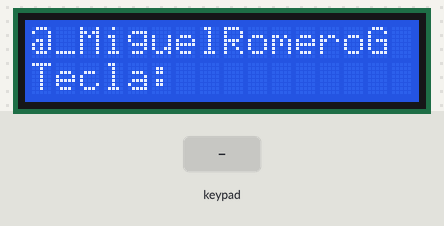
Simulated run of this sketch. Board: Arduino Uno, built with avr-gcc and run on an emulated ATmega328P. On the bench: 16×2 character LCD. Inputs (shaded band) come from the test bench.

Above: at 1.2 s.
1.3 s: keypad keys 7 6 5 4 # pressed 0.4 s apart
At 4.3 s:
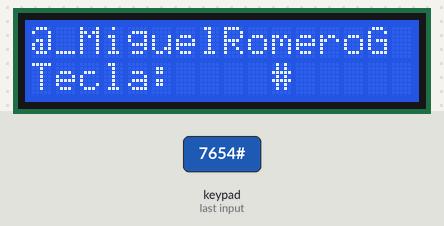
4.8 s: key 'A' pressed
At 5.8 s:
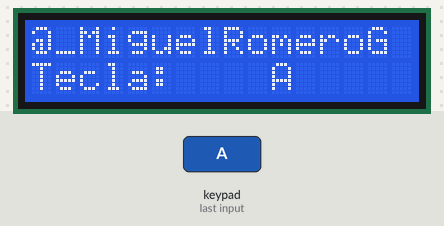
6.3 s: key 'B' pressed
At 7.5 s:
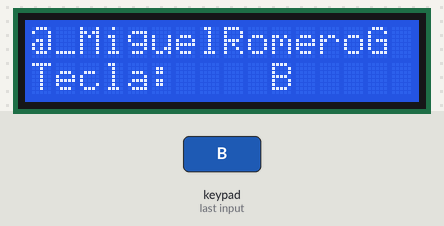
7.8 s: keypad keys 7 6 5 4 * pressed 0.4 s apart
At 10.0 s:
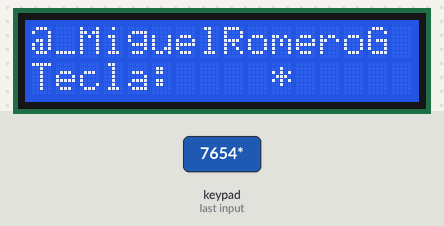
11.3 s: key 'C' pressed
At 12.6 s:
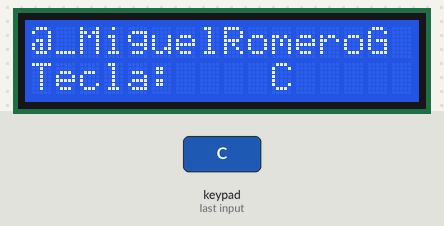
12.9 s: keypad keys 7 6 5 4 D pressed 0.4 s apart
At 13.17 s:
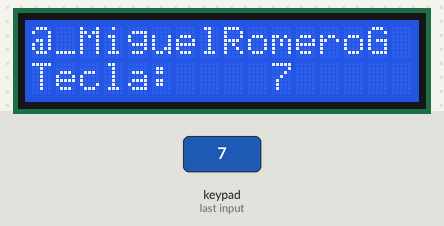
Timing chart, 0 to 15.9 s (numbered marks = the images above; inputs shaded):
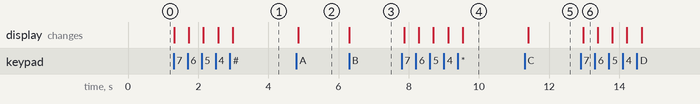

Measured:
- after the input at 1.3 s, the display: first changes at once (image 1 shows a later state)
- after the input at 4.8 s, the display: changes after 0.05 s (image 2)
- after the input at 6.3 s, the display: changes at once (image 3)
- after the input at 7.8 s, the display: first changes after 0.07 s (image 4 shows a later state)
- after the input at 11.3 s, the display: changes after 0.11 s (image 5)
- after the input at 12.9 s, the display: changes after 0.07 s (image 6)

The sketch:

teclado_4x4.ino
```cpp
#include <Keypad.h>
#include <LiquidCrystal.h>
LiquidCrystal lcd(8, 9, 10, 11, 12, 13);

const byte Filas = 4;          //KeyPad de 4 filas
const byte Cols = 4;           //y 4 columnas
char letra;
byte Pins_Filas[] = {7, 6, 5, 4};     //Pines Arduino para las filas.
byte Pins_Cols[] = { 3, 2, 1, 0};     // Pines Arduino para las columnas.

     char Teclas [ Filas ][ Cols ] =
          {
              {'1','2','3','A'},
              {'4','5','6','B'},
              {'7','8','9','C'},
              {'*','0','#','D'}
          };
     Keypad Teclado1 = Keypad(makeKeymap(Teclas), Pins_Filas, Pins_Cols, Filas, Cols);


void setup()
        {

           lcd.begin(16, 2);
        }

     void loop()
        {       char pulsacion = Teclado1.getKey() ;
                if (pulsacion != 0)  {
                  letra = pulsacion;

                    lcd.setCursor(0,0);
                    lcd.print("@_MiguelRomeroG");
                    lcd.setCursor(0,1);
                    lcd.print("Tecla: ");
                    lcd.setCursor(10,1);
                    lcd.print(pulsacion);
                    delay(100);
                    lcd.clear();

        }
        else {

                    lcd.setCursor(0,0);
                    lcd.print("@_MiguelRomeroG");
                    lcd.setCursor(0,1);
                    lcd.print("Tecla: ");
                    lcd.setCursor(10,1);
                    lcd.print(letra);
                    delay(100);

        }
        }
```
